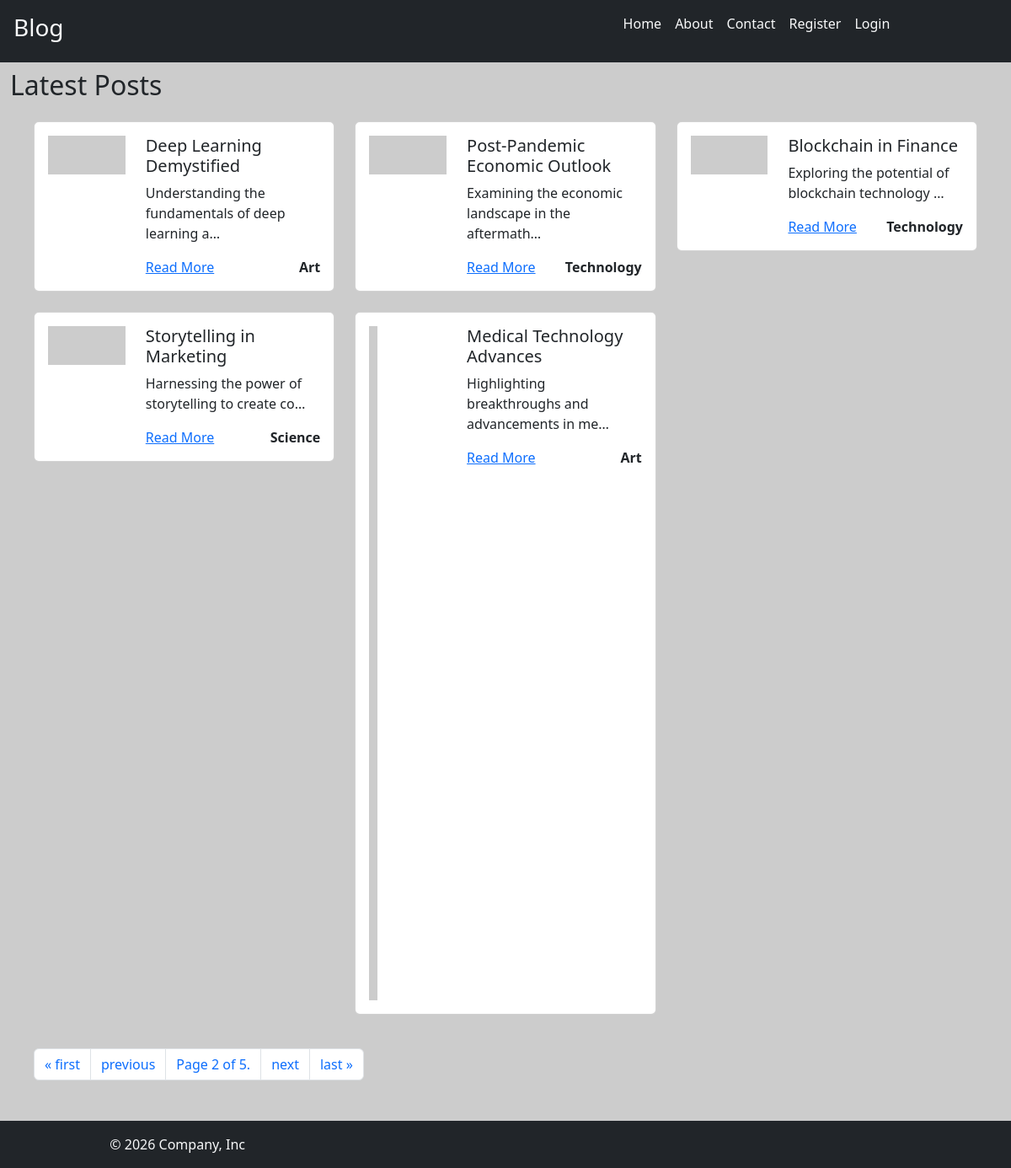
Screenshot of /?page=2 with the database file from the repository.
### blog/models.py (models this page shows, shortened)
class Post(models.Model):
    title = models.CharField(max_length = 100)
    content = models.TextField()
    img_url = models.ImageField(null = True, upload_to = "posts/images")
    created_at = models.DateTimeField(auto_now_add = True)
    slug = models.SlugField(unique = True)
    category = models.ForeignKey(Categorys, on_delete=models.CASCADE)
    user = models.ForeignKey(User, on_delete=models.CASCADE, null = True)
    is_published = models.BooleanField(default = False)
    @property
    def formatted_img_url(self) :
        url = self.img_url if self.img_url.__str__().startswith(('http://', 'https://')) else self.img_url.url
        return url

class Categorys(models.Model):
    name = models.CharField(max_length = 100)

### blog/views.py (the view)
# urls.py: path('', views.index, name = 'index'),
def index(request):
    all_posts = Post.objects.filter(is_published = True)
    paginator = Paginator(all_posts, 5) # Show 5 posts per page
    page_no = request.GET.get('page')
    page_obj = paginator.get_page(page_no)
    return render(request, 'index.html',{"blog_title" : titles[0], "page_objs" : page_obj})

### blog/templates/index.html (shortened to what this page needs)
{% extends "base.html" %}
{% block content %}
    <div class="container-fluid ">
        <div class="row my-2">
            <div class="col">
                <h2 >{{ blog_title }}</h2>
            </div>
        </div>
        <div class="row m-3">
            {% if page_objs %}
                {% for post in page_objs %}
                    <div class="col-4 mb-4">
                        <div class="card">
                            <div class="card-body">
                                <div class="row">
                                    <div class="col-md-4">
                                        <img style="height:300; width:300" src="{{post.formatted_img_url}}" class="img-fluid" alt="...">
                                    </div>
                                    <div class="col-md-8">
                                        <h5 class="card-title">{{post.title}}</h5>
                                        <p class="card-text">{{post.content | truncatechars:50}}</p>
                                        <div class="d-flex justify-content-between">
                                            <a href="{% url 'details' slug=post.slug %}">Read More</a>
                                            <a class="text-decoration-none text-dark fw-bold" href="#">{{post.category.name}}</a>
                                        </div>
                                    </div>
                                </div>
                            </div>
                        </div>
                    </div>
                {% endfor %}
                {% if page_objs.has_other_pages %}
                    <div class="col-12 my-3">
                        <nav aria-label="Page navigation">
                                <ul class="pagination">
                        {% if page_objs.has_previous %}
                                    <li class="page-item">
                                        <a class="page-link" href="?page=1" aria-label="First">
                                            <span aria-hidden="true">&laquo; first</span>
                                        </a>
                                    </li>
                                    <li class="page-item">
                                        <a class="page-link" href="?page={{ page_objs.previous_page_number }}" aria-label="Previous">
                                            <span aria-hidden="true">previous</span>
                                        </a>
                                    </li>
                        {% endif %}
                                <li class="page-item"><span class="page-link">Page {{ page_objs.number }} of {{ page_objs.paginator.num_pages }}.</span></li>
                        {% if page_objs.has_next %}
                                <li class="page-item">
                                    <a class="page-link" href="?page={{ page_objs.next_page_number }}" aria-label="Next">
                                        <span aria-hidden="true">next</span>
                                    </a>
                                </li>
                                <li class="page-item">
                                    <a class="page-link" href="?page={{ page_objs.paginator.num_pages }}" aria-label="Last">
                                        <span aria-hidden="true">last &raquo;</span>
                                    </a>
                                </li>
                            </ul>
                        </nav>
                        {% endif %}
                    </div>
                {% endif %}
            {% else %}
                <h3>No posts available.</h3>
            {% endif %}
        </div>
    </div>
{% endblock %}

### blog/static/blog/style.css (style rules this page uses)
body { background-color: #cccccc; }

### rows the page displays
Post: title "Deep Learning Demystified", content "Understanding the fundamentals of deep learning a…", category.name "Art"
Post: title "Post-Pandemic Economic Outlook", content "Examining the economic landscape in the aftermath…", category.name "Technology"
Post: title "Blockchain in Finance", content "Exploring the potential of blockchain technology …", category.name "Technology"
Post: title "Storytelling in Marketing", content "Harnessing the power of storytelling to create co…", category.name "Science"
Post: title "Medical Technology Advances", content "Highlighting breakthroughs and advancements in me…", category.name "Art"

### other values shown
{{ blog_title }} "Latest Posts"
{{ page_objs.number }} "2"
{{ page_objs.paginator.num_pages }} "5"
